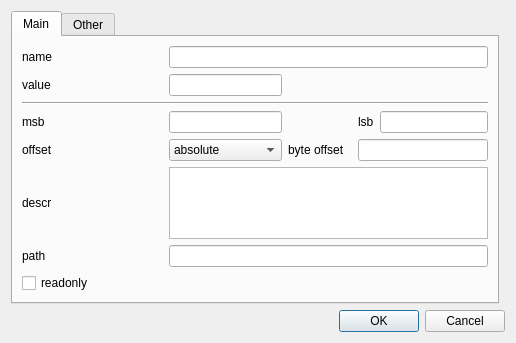
<?xml version="1.0" encoding="UTF-8"?>
<ui version="4.0">
 <class>dlgField</class>
 <widget class="QDialog" name="dlgField">
  <property name="geometry">
   <rect>
    <x>0</x>
    <y>0</y>
    <width>516</width>
    <height>329</height>
   </rect>
  </property>
  <property name="windowTitle">
   <string>Dialog</string>
  </property>
  <layout class="QGridLayout" name="gridLayout">
   <item row="3" column="0" colspan="2">
    <widget class="QDialogButtonBox" name="buttonBox">
     <property name="orientation">
      <enum>Qt::Horizontal</enum>
     </property>
     <property name="standardButtons">
      <set>QDialogButtonBox::Cancel|QDialogButtonBox::Ok</set>
     </property>
    </widget>
   </item>
   <item row="0" column="0">
    <widget class="QTabWidget" name="tabWidget">
     <property name="currentIndex">
      <number>0</number>
     </property>
     <widget class="QWidget" name="tab">
      <attribute name="title">
       <string>Main</string>
      </attribute>
      <layout class="QGridLayout" name="gridLayout_2">
       <item row="1" column="0">
        <widget class="QLabel" name="label_10">
         <property name="text">
          <string>value</string>
         </property>
        </widget>
       </item>
       <item row="0" column="2" colspan="4">
        <widget class="QLineEdit" name="leName"/>
       </item>
       <item row="7" column="0">
        <widget class="QLabel" name="label_3">
         <property name="text">
          <string>path</string>
         </property>
        </widget>
       </item>
       <item row="1" column="2">
        <widget class="LineEdit" name="leValue"/>
       </item>
       <item row="4" column="2">
        <widget class="QComboBox" name="cmOffset">
         <item>
          <property name="text">
           <string>absolute</string>
          </property>
         </item>
         <item>
          <property name="text">
           <string>in path</string>
          </property>
         </item>
         <item>
          <property name="text">
           <string>from byte offset</string>
          </property>
         </item>
        </widget>
       </item>
       <item row="3" column="3">
        <spacer name="horizontalSpacer_2">
         <property name="orientation">
          <enum>Qt::Horizontal</enum>
         </property>
         <property name="sizeHint" stdset="0">
          <size>
           <width>31</width>
           <height>20</height>
          </size>
         </property>
        </spacer>
       </item>
       <item row="7" column="2" colspan="4">
        <widget class="QLineEdit" name="lePath"/>
       </item>
       <item row="5" column="2" colspan="4">
        <widget class="QPlainTextEdit" name="teDescr"/>
       </item>
       <item row="3" column="0">
        <widget class="QLabel" name="label_5">
         <property name="text">
          <string>msb</string>
         </property>
        </widget>
       </item>
       <item row="3" column="4">
        <widget class="QLabel" name="label_4">
         <property name="text">
          <string>lsb</string>
         </property>
        </widget>
       </item>
       <item row="5" column="0">
        <widget class="QLabel" name="label_2">
         <property name="text">
          <string>descr</string>
         </property>
        </widget>
       </item>
       <item row="4" column="4" colspan="2">
        <widget class="QLineEdit" name="leByteOffset"/>
       </item>
       <item row="4" column="0">
        <widget class="QLabel" name="label_6">
         <property name="text">
          <string>offset</string>
         </property>
        </widget>
       </item>
       <item row="3" column="2">
        <widget class="QLineEdit" name="leMSB"/>
       </item>
       <item row="3" column="1">
        <spacer name="horizontalSpacer">
         <property name="orientation">
          <enum>Qt::Horizontal</enum>
         </property>
         <property name="sizeHint" stdset="0">
          <size>
           <width>31</width>
           <height>20</height>
          </size>
         </property>
        </spacer>
       </item>
       <item row="4" column="3">
        <widget class="QLabel" name="lbByteOffset">
         <property name="text">
          <string>byte offset</string>
         </property>
        </widget>
       </item>
       <item row="8" column="0">
        <widget class="QCheckBox" name="checkBox">
         <property name="text">
          <string>readonly</string>
         </property>
        </widget>
       </item>
       <item row="0" column="0">
        <widget class="QLabel" name="label">
         <property name="text">
          <string>name</string>
         </property>
        </widget>
       </item>
       <item row="3" column="5">
        <widget class="QLineEdit" name="leLSB"/>
       </item>
       <item row="2" column="0" colspan="6">
        <widget class="Line" name="line">
         <property name="orientation">
          <enum>Qt::Horizontal</enum>
         </property>
        </widget>
       </item>
      </layout>
     </widget>
     <widget class="QWidget" name="tab_2">
      <attribute name="title">
       <string>Other</string>
      </attribute>
      <layout class="QGridLayout" name="gridLayout_3">
       <item row="0" column="0">
        <widget class="QLabel" name="label_7">
         <property name="text">
          <string>Offset</string>
         </property>
        </widget>
       </item>
       <item row="0" column="2">
        <spacer name="horizontalSpacer_3">
         <property name="orientation">
          <enum>Qt::Horizontal</enum>
         </property>
         <property name="sizeHint" stdset="0">
          <size>
           <width>40</width>
           <height>20</height>
          </size>
         </property>
        </spacer>
       </item>
       <item row="0" column="1">
        <widget class="QLineEdit" name="lineEdit_2"/>
       </item>
       <item row="1" column="0">
        <widget class="QLabel" name="label_8">
         <property name="text">
          <string>Representation</string>
         </property>
        </widget>
       </item>
       <item row="3" column="1">
        <spacer name="verticalSpacer">
         <property name="orientation">
          <enum>Qt::Vertical</enum>
         </property>
         <property name="sizeHint" stdset="0">
          <size>
           <width>20</width>
           <height>40</height>
          </size>
         </property>
        </spacer>
       </item>
       <item row="1" column="1" colspan="2">
        <widget class="QLineEdit" name="lineEdit"/>
       </item>
       <item row="2" column="0">
        <widget class="QLabel" name="label_9">
         <property name="text">
          <string>color</string>
         </property>
        </widget>
       </item>
       <item row="2" column="1" colspan="2">
        <widget class="QLineEdit" name="lineEdit_3"/>
       </item>
      </layout>
     </widget>
    </widget>
   </item>
  </layout>
 </widget>
 <customwidgets>
  <customwidget>
   <class>LineEdit</class>
   <extends>QLineEdit</extends>
   <header>lineedit.h</header>
  </customwidget>
 </customwidgets>
 <resources/>
 <connections>
  <connection>
   <sender>buttonBox</sender>
   <signal>accepted()</signal>
   <receiver>dlgField</receiver>
   <slot>accept()</slot>
   <hints>
    <hint type="sourcelabel">
     <x>248</x>
     <y>254</y>
    </hint>
    <hint type="destinationlabel">
     <x>157</x>
     <y>274</y>
    </hint>
   </hints>
  </connection>
  <connection>
   <sender>buttonBox</sender>
   <signal>rejected()</signal>
   <receiver>dlgField</receiver>
   <slot>reject()</slot>
   <hints>
    <hint type="sourcelabel">
     <x>316</x>
     <y>260</y>
    </hint>
    <hint type="destinationlabel">
     <x>286</x>
     <y>274</y>
    </hint>
   </hints>
  </connection>
 </connections>
</ui>
